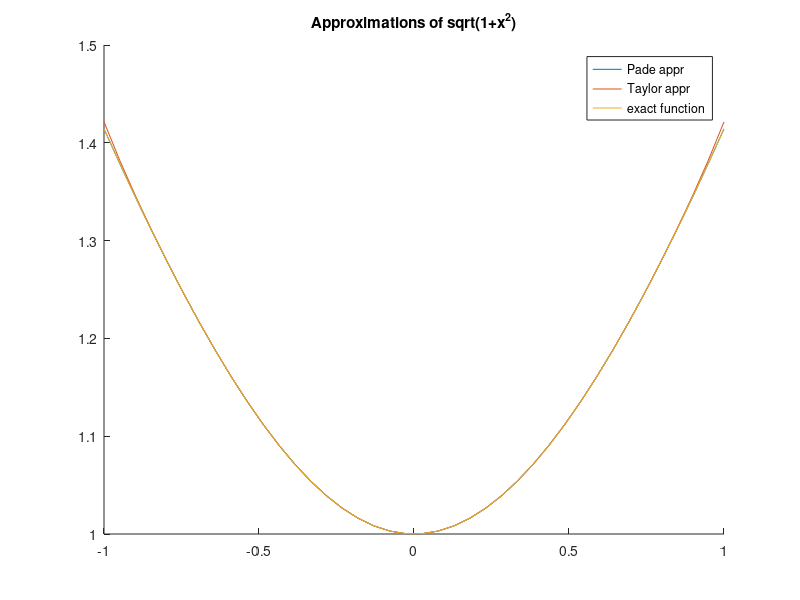
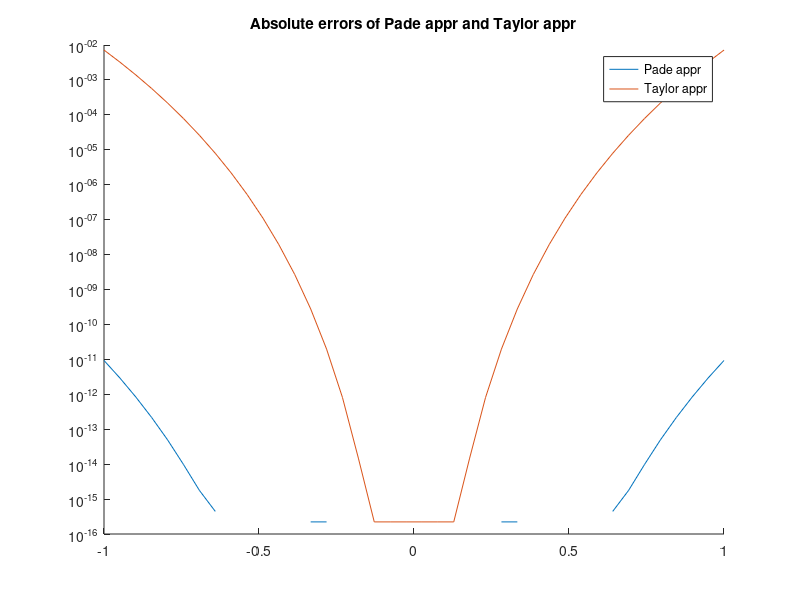

Write the MATLAB code that produced these figures, in order.
%Pade vs Taylor expansion of sqrt(1+x)

x = linspace(-1,1,40)';     %set range to calculate over
m = 7;     %set number of terms in approximation
f = @(x) sqrt(1+x.^2);     %declare f as anonymous function

%% Pade appr
a = zeros(m,1);     %initialize a and b terms
b = zeros(m,1);

pade = ones(length(x),1);     %initialize pade approximation

%Sum up the Pade approximation
for j = 1:m
    
    a(j) = 2 / (2 * m + 1) * sin(j * pi / (2 * m + 1))^2;
    
    b(j) = cos(j * pi / (2 * m + 1))^2;
    
    pade = pade + (a(j).*x.^2 ./ (1 + b(j).*x.^2));
    
end

%% Taylor appr

taylor_apr = ones(length(x),1);     %initialize taylor approximation
c = zeros(m,1);     %initialize taylor coefficients

%note for expnding around 0: f^(n) (0) = 1 for all n

%Sum up the Taylor approximation
for i = 0:m-1
    
    intermed = (1/2) - (0:i);     %intermediate values to calculate Taylor coeff's

    c(i+1) = prod(intermed) / factorial(i+1);     %Taylor coeff's
    
    taylor_apr = taylor_apr + c(i+1) .* x.^(2*(i+1));
    
end

%% Plot approximations and exact function
figure(1)
hold on
plot(x,pade)
plot(x,taylor_apr)
plot(x,f(x))

title("Approximations of sqrt(1+x^2)")
legend('Pade appr','Taylor appr','exact function')

%% Plot error between pade apprximation and exact function
figure(2)
hold on
semilogy(x,abs(pade-f(x)))
semilogy(x,abs(taylor_apr-f(x)))

title("Absolute errors of Pade appr and Taylor appr")
legend('Pade appr','Taylor appr')

